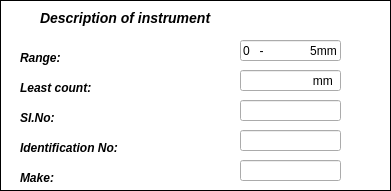
           <widget class="QGroupBox" name="groupBox_33">
            <property name="geometry">
             <rect>
              <x>940</x>
              <y>80</y>
              <width>391</width>
              <height>191</height>
             </rect>
            </property>
            <property name="styleSheet">
             <string notr="true">QGroupBox{background-color: white;
    border: 1px solid black;
    margin-top: 0.5em;
}
</string>
            </property>
            <property name="title">
             <string/>
            </property>
            <widget class="QLabel" name="label_183">
             <property name="geometry">
              <rect>
               <x>40</x>
               <y>10</y>
               <width>301</width>
               <height>17</height>
              </rect>
             </property>
             <property name="text">
              <string>&lt;h3&gt;&lt;i&gt;Description of instrument&lt;/i&gt;&lt;/h3&gt;</string>
             </property>
            </widget>
            <widget class="QLabel" name="label_184">
             <property name="geometry">
              <rect>
               <x>20</x>
               <y>50</y>
               <width>54</width>
               <height>17</height>
              </rect>
             </property>
             <property name="text">
              <string>&lt;b&gt;&lt;i&gt;Range:
</string>
             </property>
            </widget>
            <widget class="QLabel" name="label_185">
             <property name="geometry">
              <rect>
               <x>20</x>
               <y>80</y>
               <width>101</width>
               <height>17</height>
              </rect>
             </property>
             <property name="text">
              <string>&lt;b&gt;&lt;i&gt;Least count:</string>
             </property>
            </widget>
            <widget class="QLabel" name="label_186">
             <property name="geometry">
              <rect>
               <x>20</x>
               <y>110</y>
               <width>54</width>
               <height>17</height>
              </rect>
             </property>
             <property name="text">
              <string>&lt;b&gt;&lt;i&gt;SI.No:</string>
             </property>
            </widget>
            <widget class="QLabel" name="label_187">
             <property name="geometry">
              <rect>
               <x>20</x>
               <y>140</y>
               <width>121</width>
               <height>17</height>
              </rect>
             </property>
             <property name="text">
              <string>&lt;b&gt;&lt;i&gt;Identification No:</string>
             </property>
            </widget>
            <widget class="QLabel" name="label_188">
             <property name="geometry">
              <rect>
               <x>20</x>
               <y>170</y>
               <width>54</width>
               <height>17</height>
              </rect>
             </property>
             <property name="text">
              <string>&lt;b&gt;&lt;i&gt;Make:</string>
             </property>
            </widget>
            <widget class="QLineEdit" name="lineEdit_86">
             <property name="geometry">
              <rect>
               <x>240</x>
               <y>40</y>
               <width>101</width>
               <height>21</height>
              </rect>
             </property>
             <property name="text">
              <string>0   -              5mm</string>
             </property>
            </widget>
            <widget class="QLineEdit" name="lineEdit_87">
             <property name="geometry">
              <rect>
               <x>240</x>
               <y>70</y>
               <width>101</width>
               <height>21</height>
              </rect>
             </property>
             <property name="text">
              <string>                     mm</string>
             </property>
            </widget>
            <widget class="QLineEdit" name="lineEdit_88">
             <property name="geometry">
              <rect>
               <x>240</x>
               <y>100</y>
               <width>101</width>
               <height>21</height>
              </rect>
             </property>
            </widget>
            <widget class="QLineEdit" name="lineEdit_89">
             <property name="geometry">
              <rect>
               <x>240</x>
               <y>130</y>
               <width>101</width>
               <height>21</height>
              </rect>
             </property>
            </widget>
            <widget class="QLineEdit" name="lineEdit_90">
             <property name="geometry">
              <rect>
               <x>240</x>
               <y>160</y>
               <width>101</width>
               <height>21</height>
              </rect>
             </property>
            </widget>
           </widget>
